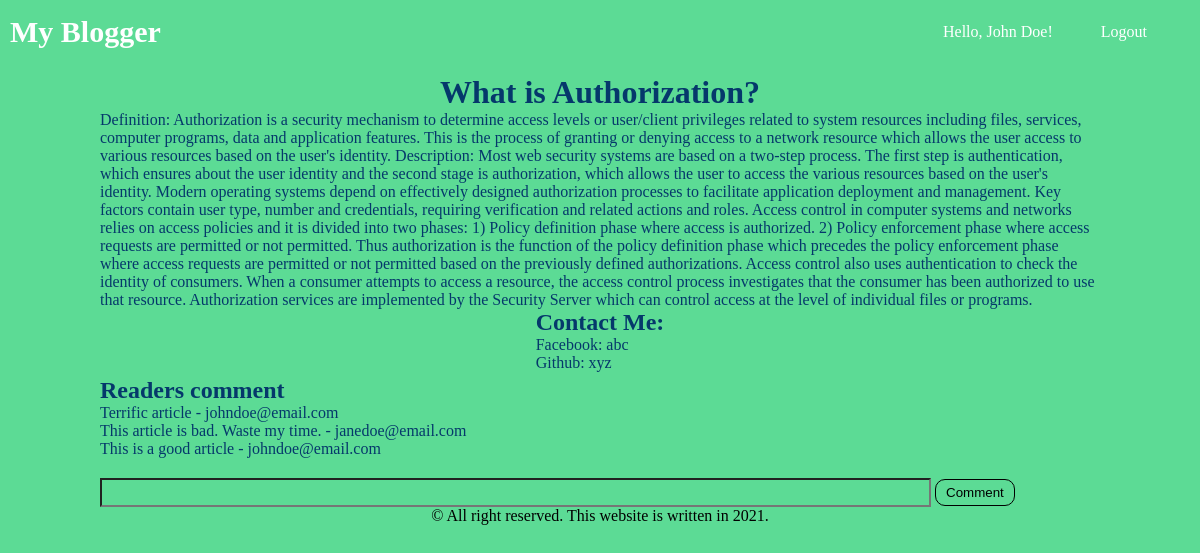
/posts/2 (signed in), run on the app's committed database.
### app/models.py (models this page shows, shortened)
class User(UserMixin, db.Model):
    id = db.Column(db.Integer, primary_key=True)
    firstname = db.Column(db.String(64))
    lastname = db.Column(db.String(64))
    email = db.Column(db.String(120), index=True, unique=True)
    password_hash = db.Column(db.String(128))
    comments = db.relationship('Comment', backref='user', lazy='joined')

class Post(db.Model):
    id = db.Column(db.Integer, primary_key=True)
    title = db.Column(db.String(50))
    body = db.Column(db.String(140))
    timestamp = db.Column(db.TIMESTAMP, index=True, default=datetime.now)
    comments = db.relationship('Comment', backref='post', lazy='joined')

class Comment(db.Model):
    id = db.Column(db.Integer, primary_key=True)
    value = db.Column(db.String(255))
    timestamp = db.Column(db.TIMESTAMP, index=True, default=datetime.now)
    post_id = db.Column(db.Integer, ForeignKey('post.id'), nullable=False)
    user_id = db.Column(db.Integer, ForeignKey('user.id'), nullable=False)

### app/routes.py (the view)
@app.route('/posts/<int:post_id>', methods=['GET', 'POST'])
def detail(post_id):
    form = CommentForm()
    if request.method == 'POST':
        comment = Comment(value=form.value.data, post_id=post_id, user_id=current_user.get_id())
        db.session.add(comment)
        db.session.commit()
    post = Post.query.filter_by(id=post_id).first()
    post_comments = Comment.query.join(User).filter(Comment.post_id == post_id).all()
    return render_template('detail.html', title='Post Detail', post=post, form=form, postComments=post_comments)

### app/forms.py
class CommentForm(FlaskForm):
    value = StringField()
    submit = SubmitField('Comment')

### app/models.py (called while the page is built)
@login.user_loader
def load_user(id):
    return User.query.get(int(id))

### app/templates/detail.html
{% extends "base.html" %}
{% block style %}
    <link rel="stylesheet" href="{{ url_for('static', filename='styles/detail.css') }}">
{% endblock %}
{% block content %}
    <h1>{{ post.title }}</h1>
    <p>{{ post.body }}</p>
    <div>
        <h2>Contact Me: </h2>
        <a href="#" style="color: #05386B;">Facebook: abc</a><br>
        <a href="#" style="color: #05386B;">Github: xyz</a>
    </div>
    <div class="comment">
        <h2>Readers comment</h2>
        <div>
            {% for postComment in postComments %}
                <p>{{ postComment.value }} - {{ postComment.user.email }}</p>
            {% endfor %}
        </div>
    </div>
    {% if current_user.is_authenticated %}
        <form action="" method="post">
            {{ form.value(size=100, class_="comment") }}
            {{ form.submit() }}
        </form>
    {% endif %}
{% endblock %}

### app/templates/base.html (shortened to what this page needs)
<!DOCTYPE html>
<html lang="en">
<head>
    <link rel="stylesheet" href="{{ url_for('static', filename='styles/base.css') }}">
    {% block style %}
    {% endblock %}
</head>
<body>
{% block navbar %}
    <div class="navbar">
        <ul class="navbar-brand">
            <li><a href="{{ url_for('index') }}">My Blogger</a></li>
        </ul>
        <ul class="navbar-nav right">
            {% if current_user.is_anonymous %}
                <li>Hello, Guest!</li>
                <li><a href="{{ url_for('login') }}">Sign in</a></li>
                <li><a href="{{ url_for('register') }}">Register</a></li>
            {% else %}
                <li>Hello, {{ current_user.firstname | capitalize }} {{ current_user.lastname | capitalize }}!</li>
                <li><a href="{{ url_for('logout') }}">Logout</a></li>
            {% endif %}
        </ul>
    </div>
{% endblock %}
<div class="container">
    <div class="content">
        {% block content %}
        {% endblock %}
    </div>
    {% block footer %}
        <footer>
            &copy All right reserved. This website is written in 2021.
        </footer>
    {% endblock %}
</div>
</body>
</html>

### app/static/styles/base.css (style rules this page uses)
* { box-sizing: border-box; margin: 0; padding: 0; background-color: #5CDB95; }
html, body { height: 100%; }
h1 { text-align: center; margin-top: 10px; }
ul { list-style-type: none; }
.navbar { display: flex; flex-direction: row; justify-content: space-between; align-items: center; padding: 15px 5px; }
.navbar .navbar-nav { display: flex; flex-direction: row; justify-content: space-evenly; align-items: center; }
.navbar-brand li { margin-left: 5px; font-size: 30px; font-weight: bold; }
.navbar .navbar-nav.right { min-width: 300px; }
li, a { text-decoration: none; color: white; }
button, select, input[type="submit"] { padding: 5px 10px; border-radius: 10px; box-shadow: none; outline: none; cursor: pointer; border: 1px solid black; }
h1, h2, p { color: #05386B; }
.container { display: flex; flex-direction: column; align-items: center; justify-content: space-evenly; }

### app/static/styles/detail.css (style rules this page uses)
.content { display: flex; flex-direction: column; justify-content: center; align-items: center; max-width: 1000px; margin: 0 auto; }
h1, h2, p { color: #05386B; }
div.comment { margin-top: 5px; margin-right: auto; }
form { margin-top: 20px; margin-right: auto; }
form .comment { padding: 5px; }

### data on the page
User: firstname "John", lastname "Doe"
Post: title "What is Authorization?", body "Definition: Authorization is a security mechanism to determine access levels or user/client privileges related to system resources including files, services, computer programs, data and application features. This is the process of granting or denying access to a network resource which allows the user access to various resources based on the user's identity. Description: Most web security systems are based on a two-step process. The first step is authentication, which ensures about the user identity and the second stage is authorization, which allows the user to access the various resources based on the user's identity. Modern operating systems depend on effectively designed authorization…"
Comment: value "Terrific article", user.email "johndoe@email.com"
Comment: value "This article is bad. Waste my time.", user.email "janedoe@email.com"
Comment: value "This is a good article", user.email "johndoe@email.com"
